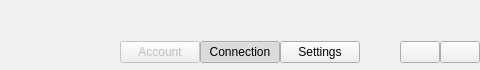
<?xml version="1.0" encoding="UTF-8"?>
<ui version="4.0">
 <class>NavigationPanel</class>
 <widget class="QWidget" name="NavigationPanel">
  <property name="geometry">
   <rect>
    <x>0</x>
    <y>0</y>
    <width>480</width>
    <height>70</height>
   </rect>
  </property>
  <property name="styleSheet">
   <string notr="true">#wgtNavigationPanelWraper 
{ background-color:white;
}</string>
  </property>
  <layout class="QVBoxLayout" name="verticalLayout">
   <property name="spacing">
    <number>0</number>
   </property>
   <property name="leftMargin">
    <number>0</number>
   </property>
   <property name="topMargin">
    <number>0</number>
   </property>
   <property name="rightMargin">
    <number>0</number>
   </property>
   <property name="bottomMargin">
    <number>0</number>
   </property>
   <item>
    <widget class="QWidget" name="wgtNavigationPanelWrapper" native="true">
     <property name="sizePolicy">
      <sizepolicy hsizetype="Expanding" vsizetype="Expanding">
       <horstretch>0</horstretch>
       <verstretch>0</verstretch>
      </sizepolicy>
     </property>
     <layout class="QVBoxLayout" name="wgtNavigationPanelWraper">
      <property name="spacing">
       <number>0</number>
      </property>
      <property name="leftMargin">
       <number>0</number>
      </property>
      <property name="topMargin">
       <number>0</number>
      </property>
      <property name="rightMargin">
       <number>0</number>
      </property>
      <property name="bottomMargin">
       <number>0</number>
      </property>
      <item>
       <widget class="QWidget" name="topMarginBtnBack" native="true"/>
      </item>
      <item>
       <widget class="QWidget" name="wgtTopPanel" native="true">
        <property name="sizePolicy">
         <sizepolicy hsizetype="Expanding" vsizetype="Preferred">
          <horstretch>0</horstretch>
          <verstretch>0</verstretch>
         </sizepolicy>
        </property>
        <property name="maximumSize">
         <size>
          <width>16777215</width>
          <height>16777215</height>
         </size>
        </property>
        <layout class="QHBoxLayout" name="horizontalLayout">
         <property name="spacing">
          <number>0</number>
         </property>
         <property name="leftMargin">
          <number>0</number>
         </property>
         <property name="topMargin">
          <number>0</number>
         </property>
         <property name="rightMargin">
          <number>0</number>
         </property>
         <property name="bottomMargin">
          <number>0</number>
         </property>
         <item>
          <widget class="QWidget" name="widget_2" native="true">
           <property name="sizePolicy">
            <sizepolicy hsizetype="Expanding" vsizetype="Preferred">
             <horstretch>0</horstretch>
             <verstretch>0</verstretch>
            </sizepolicy>
           </property>
           <layout class="QHBoxLayout" name="horizontalLayout_3">
            <property name="spacing">
             <number>0</number>
            </property>
            <property name="leftMargin">
             <number>0</number>
            </property>
            <property name="topMargin">
             <number>0</number>
            </property>
            <property name="rightMargin">
             <number>0</number>
            </property>
            <property name="bottomMargin">
             <number>0</number>
            </property>
            <item>
             <widget class="QWidget" name="wgtLeftMarginTopFrame" native="true"/>
            </item>
            <item>
             <widget class="QLabel" name="lblLeftLicense">
              <property name="text">
               <string/>
              </property>
              <property name="alignment">
               <set>Qt::AlignBottom|Qt::AlignLeading|Qt::AlignLeft</set>
              </property>
             </widget>
            </item>
            <item>
             <spacer name="horizontalSpacer_3">
              <property name="orientation">
               <enum>Qt::Horizontal</enum>
              </property>
              <property name="sizeHint" stdset="0">
               <size>
                <width>36</width>
                <height>20</height>
               </size>
              </property>
             </spacer>
            </item>
           </layout>
          </widget>
         </item>
         <item>
          <widget class="QPushButton" name="btnAccount">
           <property name="enabled">
            <bool>false</bool>
           </property>
           <property name="text">
            <string>Account</string>
           </property>
           <property name="checkable">
            <bool>true</bool>
           </property>
          </widget>
         </item>
         <item>
          <widget class="QWidget" name="wgtLeftMarginConnection" native="true"/>
         </item>
         <item>
          <widget class="QPushButton" name="btnConnection">
           <property name="sizePolicy">
            <sizepolicy hsizetype="Minimum" vsizetype="Fixed">
             <horstretch>0</horstretch>
             <verstretch>0</verstretch>
            </sizepolicy>
           </property>
           <property name="text">
            <string>Connection</string>
           </property>
           <property name="iconSize">
            <size>
             <width>28</width>
             <height>28</height>
            </size>
           </property>
           <property name="checkable">
            <bool>true</bool>
           </property>
           <property name="checked">
            <bool>true</bool>
           </property>
          </widget>
         </item>
         <item>
          <widget class="QWidget" name="wgtLeftMarginSetting" native="true"/>
         </item>
         <item>
          <widget class="QPushButton" name="btnSettings">
           <property name="text">
            <string>Settings</string>
           </property>
           <property name="checkable">
            <bool>true</bool>
           </property>
          </widget>
         </item>
         <item>
          <widget class="QWidget" name="widget" native="true">
           <property name="sizePolicy">
            <sizepolicy hsizetype="Expanding" vsizetype="Preferred">
             <horstretch>0</horstretch>
             <verstretch>0</verstretch>
            </sizepolicy>
           </property>
           <layout class="QHBoxLayout" name="horizontalLayout_2">
            <property name="spacing">
             <number>0</number>
            </property>
            <property name="leftMargin">
             <number>0</number>
            </property>
            <property name="topMargin">
             <number>0</number>
            </property>
            <property name="rightMargin">
             <number>0</number>
            </property>
            <property name="bottomMargin">
             <number>0</number>
            </property>
            <item>
             <spacer name="horizontalSpacer_2">
              <property name="orientation">
               <enum>Qt::Horizontal</enum>
              </property>
              <property name="sizeHint" stdset="0">
               <size>
                <width>37</width>
                <height>20</height>
               </size>
              </property>
             </spacer>
            </item>
            <item>
             <widget class="QPushButton" name="btnBug">
              <property name="text">
               <string/>
              </property>
             </widget>
            </item>
            <item>
             <widget class="QWidget" name="wgtLeftMarginHelp" native="true"/>
            </item>
            <item>
             <widget class="QPushButton" name="btnHelp">
              <property name="text">
               <string/>
              </property>
             </widget>
            </item>
            <item>
             <widget class="QWidget" name="wgtRightMarginTopFrame" native="true"/>
            </item>
           </layout>
          </widget>
         </item>
        </layout>
       </widget>
      </item>
     </layout>
    </widget>
   </item>
  </layout>
 </widget>
 <resources/>
 <connections/>
</ui>
